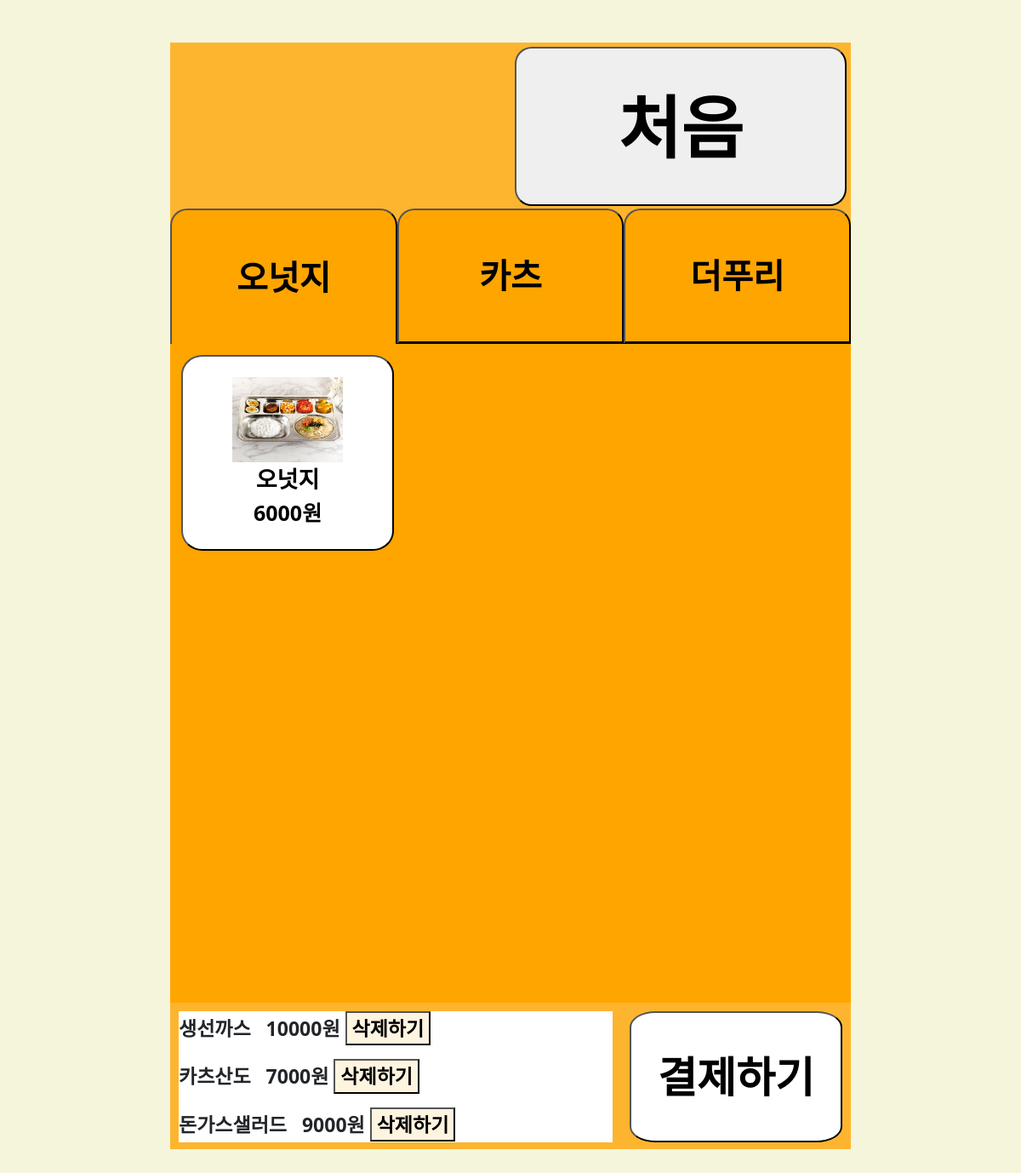
Before: /menu/ with the older database file.
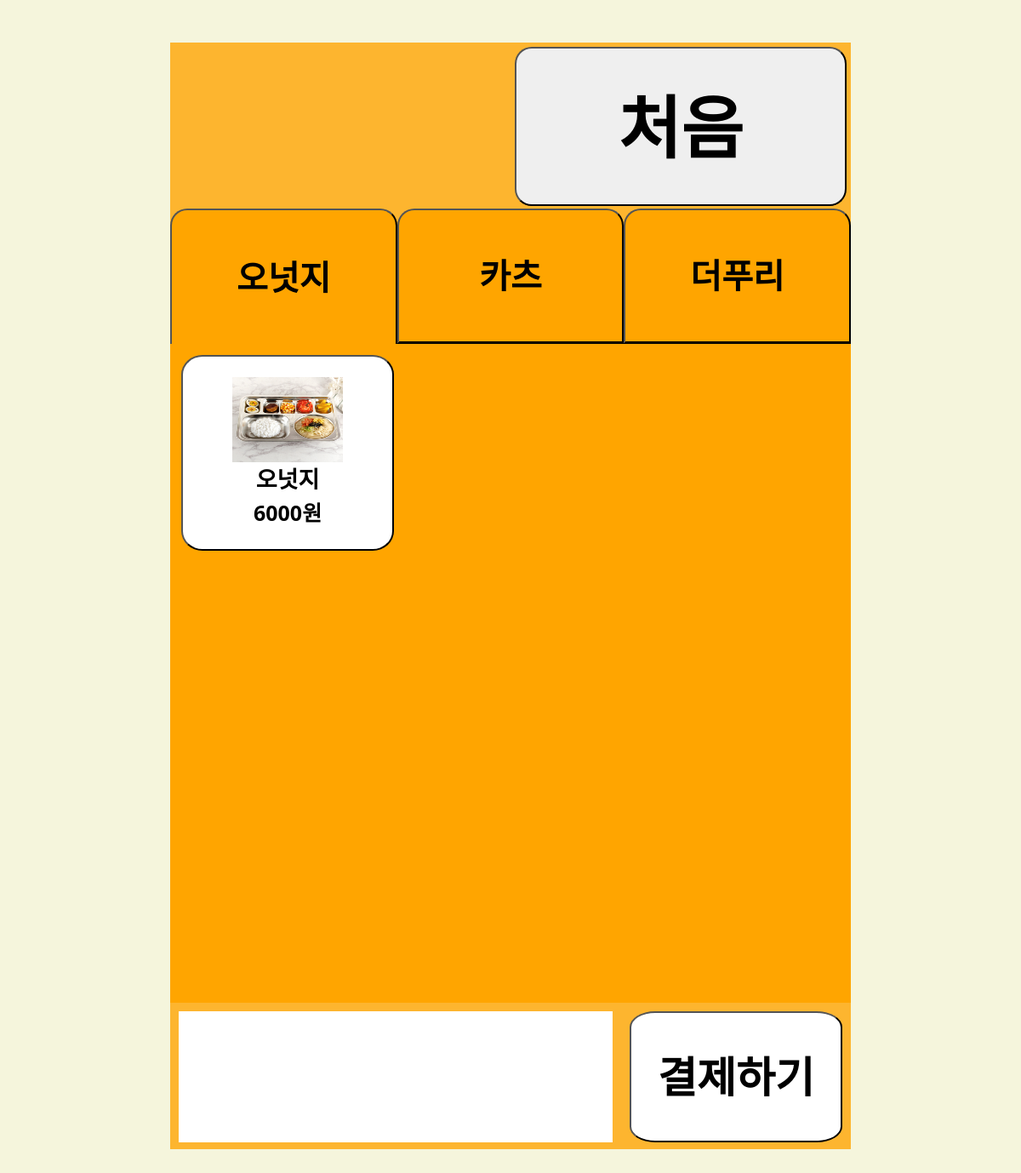
After: the same page with the newer database file.
### menu/models.py (models this page shows)
class Menu(models.Model):
    CATEGORY = (
        ('오넛지', '오넛지'),
        ('카츠', '카츠'),
        ('더푸리', '더푸리'),
    )
    name = models.CharField('메뉴명', max_length=250, unique=True) #메뉴명
    price = models.IntegerField() #가격
    category = models.CharField(max_length=5, choices=CATEGORY) #카테고리
    image = models.ImageField(upload_to="menu/") #음식이미지

class Cart(models.Model):
    name = models.CharField(max_length=250) #메뉴명
    price = models.IntegerField() #가격
    image = models.TextField() #음식이미지

### menu/views.py (the view)
# urls.py: path('menu/', include('menu.urls')),
def menu(request):
    global tapNumber
    menus_1 = Menu.objects.filter(category="오넛지")
    menus_2 = Menu.objects.filter(category="카츠")
    menus_3 = Menu.objects.filter(category="더푸리")
    carts = Cart.objects.all()
    return render(request, 'menu/menu_list.html',
                    {'menus_1': menus_1,
                    'menus_2': menus_2,
                    'menus_3': menus_3,
                    'carts': carts,
                    'tapNumber': tapNumber})

### menu/templates/menu/menu_list.html (shortened to what this page needs)
{% extends 'base.html' %}
{% load static %}
{% block content %}
<div class="header">
    <a href="{% url 'menu:cart_delete' %}"><button class="back" onmouseover="speakText('처음')"
            onmouseleave="stopSpeaking();">처음</button></a>
</div>
<div class="menu_container">
    <nav class="menu_category">
        <button {%if tapNumber == "0" %} id="defaultOpen"{%endif%} class="tablinks" onclick="moveInTabs(event,'category_1')" onmouseover="speakText('오넛지')"onmouseleave="stopSpeaking();">오넛지</button>
        <button {%if tapNumber == "1" %} id="defaultOpen"{%endif%} class="tablinks" onclick="moveInTabs(event,'category_2')" onmouseover="speakText('카츠')"onmouseleave="stopSpeaking();">카츠</button>
        <button {%if tapNumber == "2" %} id="defaultOpen"{%endif%} class="tablinks" onclick="moveInTabs(event,'category_3')" onmouseover="speakText('더푸리')"onmouseleave="stopSpeaking();">더푸리</button>
    </nav>
    <div id="category_1" class="tabcontent">
        <div class="menu_group">
            {% for menu in menus_1 %}
            <form action="{% url 'menu:cart_push' %}" method="post" onsubmit="cartPush(event)">
                <button type="submit" class="menu" onmouseover="speakText('{{menu.name}} {{menu.price}}원')"
                    onmouseleave="stopSpeaking();" onclick="speakText('{{menu.name}}을 선택했습니다.')">
                    <img src="{{ menu.image.url }}" alt="메뉴 사진">
                    <div class="menuname">{{menu.name}}</div>
                    <div class="menuprice">{{menu.price}}원</div>
                </button>
            </form>
            {% endfor %}
        </div>
    </div>
    <div class="payContainer">
        <div class="cart" style="background-color: white;" onmouseover="speakCartNames()" onmouseleave="stopSpeaking2();">
            {% for cart in carts %}
            <p id="cart_name"><span id="cart_name_2">{{cart.name}}</span> &nbsp;&nbsp;{{cart.price}}원
                <a href="{% url 'menu:delete' cart.id %}"><button id="cart_delete">삭제하기</button></a>
                <br>
            </p>
            {% endfor %}
        </div>
        <a href="{% url 'main:cart_list' %}"><button class="pay" style="background-color: white;"
                onmouseover="speakText('결제하기')" onmouseleave="stopSpeaking();">결제하기</button></a>
    </div>
    {% endblock %}

### donkey/templates/base.html (shortened to what this page needs)
<!DOCTYPE html>
{% load static %}
<html lang="ko">
<head>
    <link href="https://cdn.jsdelivr.net/npm/bootstrap@5.1.3/dist/css/bootstrap.min.css" rel="stylesheet"
>
    <link rel="stylesheet" href="{% static 'css/style.css' %}">
</head>
<body>
    <div id="kiosk_size">
        {% block content %}
        {% endblock %}
    </div>
</body>
</html>

### donkey/static/css/style.css (style rules this page uses)
* { font-weight: 800; }
body { background-color: beige; }
#kiosk_size { position: relative; background-color: orange; width: 800px; height: 1300px; margin: 50px auto; display: flex; flex-direction: column; align-items: center; overflow-y: scroll; }
.header { height: 15%; width: 100%; background-color: rgba(252, 197, 94, 0.5); display: flex; justify-content: end; }
.back { margin: 5px; width: 390px; height: 187px; font-size: 80px; border-radius: 20px; }
.menu_container { width: 100%; height: 70%; background-color: rgba(252, 197, 94, 0.5); }
.menu_category { height: 17.5%; display: flex; justify-content: left; border-bottom: none; }
.menu_category button { display: block; width: 33.33%; background-color: orange; border-top-left-radius: 20px; border-top-right-radius: 20px; cursor: pointer; text-align: center; line-height: 100px; font-size: 40px; }
.tablinks { border-bottom: 3px solid #000; }
.tablinks:first-child { border-bottom: none; }
.menu_group { display: grid; height: 17.5%; grid-template-columns: 33.33% 33.33% 33.33%; justify-content: space-evenly; }
.menu { background-color: white; border-radius: 10%; font-size: 25px; text-align: center; width: 250px; height: 230px; margin: 13px; }
.menu img { width: 130px; height: 100px; display: block; margin: 0 auto; }
.payContainer { height: 20%; width: 100%; background-color: rgba(252, 197, 94, 0.5); display: flex; justify-content: space-between; }
.payContainer .cart { height: 85%; width: 70%; background-color: white; margin: 10px; overflow-y: scroll; }
.payContainer .pay { height: 85%; width: 250px; margin: 10px; font-size: 40px; border-radius: 12%; font-size: 50px; }
.payContainer button { background-color: rgba(252, 197, 94, 0.2); }
.menuname { font-size: 27px; }
.menuprice { font-size: 25px; }
.tabcontent { height: 85%; background-color: orange; }

Changed rows visible on the page:
removed Cart: name "생선까스", price "10000"
removed Cart: name "카츠산도", price "7000"
removed Cart: name "돈가스샐러드", price "9000"
